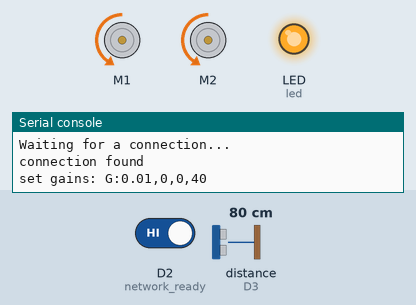
Recording of a program running on a simulated CircuitPython board. On the bench: 2 × DC motor (green arrow = forward, orange = backward, longer = faster), output pins drawn as LEDs (lit = HIGH), the last lines printed to the serial console. Inputs (shaded band) come from the test bench; at power-on: D2 (network_ready) HIGH, distance to the obstacle (sensor on D3) 80 cm. Library files of the repository ran but are not shown: PID.py; pins used as bus, display or sensor lines are not drawn.

Above: at 1.2 s.
1.3 s: D2 (network_ready) driven LOW
At 1.9 s:
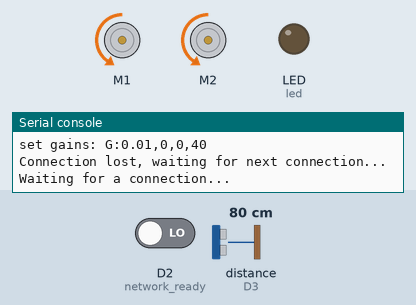
2.8 s: D2 (network_ready) driven HIGH
At 3.8 s:
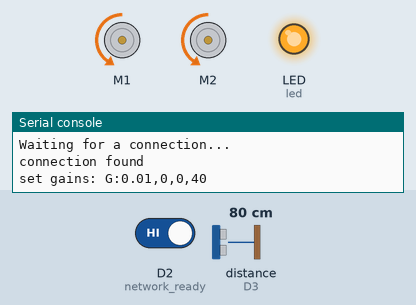
4.3 s: distance to the obstacle (sensor on D3) set to 2 cm
At 4.8 s:
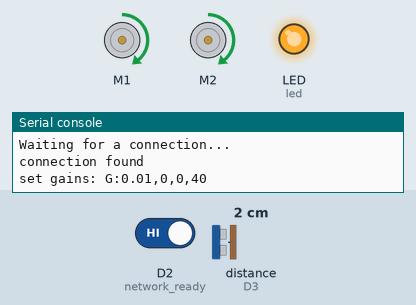
5.9 s: distance to the obstacle (sensor on D3) set to 9 cm
At 7.1 s:
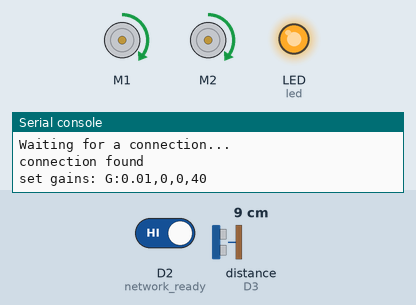
7.5 s: distance to the obstacle (sensor on D3) set to 18 cm
At 8.4 s:
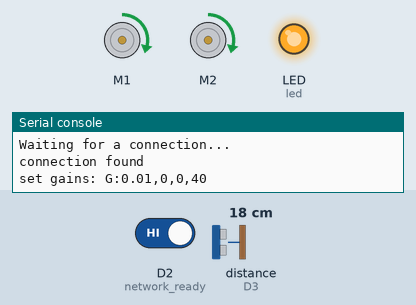
9.1 s: D2 (network_ready) driven LOW
At 10.0 s:
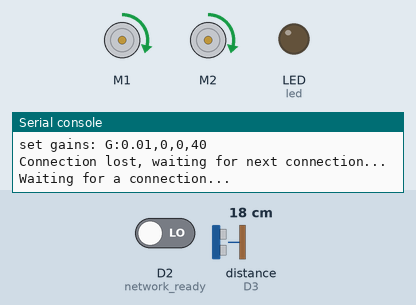
Timing chart, 0 to 11.7 s (numbered marks = the images above; inputs shaded):
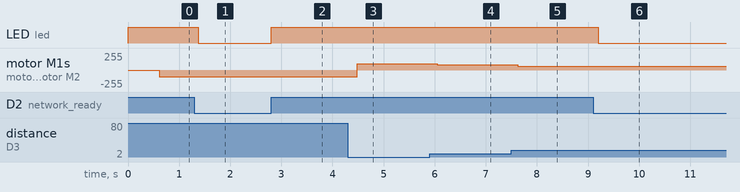

The program:

car-controller.py
```python
import board
import busio
import digitalio
import pwmio
from lib.PID import PID
from adafruit_hcsr04 import HCSR04
import time
from adafruit_motor.motor import DCMotor, SLOW_DECAY
# For most CircuitPython boards:
led = digitalio.DigitalInOut(board.LED)
network_ready = digitalio.DigitalInOut(board.D2)
# For QT Py M0:
# led = digitalio.DigitalInOut(board.SCK)
led.direction = digitalio.Direction.OUTPUT
network_ready.direction = digitalio.Direction.INPUT

uart = busio.UART(board.TX, board.RX, baudrate=115200, timeout=.1)
hcsr04 = HCSR04(board.D4, board.D3)

carPID = PID(0.01, 0, 0, 40, sample_time=None, output_limits=(-1, 1))
carPID.set_auto_mode(False) # wait to enable PID until connected

aIn1 = pwmio.PWMOut(board.D12)
aIn2 = pwmio.PWMOut(board.D11)
bIn1 = pwmio.PWMOut(board.D8)
bIn2 = pwmio.PWMOut(board.D9)
motSleep = digitalio.DigitalInOut(board.D10)
motSleep.direction = digitalio.Direction.OUTPUT
motSleep.value = False

leftMotor = DCMotor(aIn1, aIn2)
rightMotor = DCMotor(bIn1, bIn2)
leftMotor.decay_mode = SLOW_DECAY
rightMotor.decay_mode = SLOW_DECAY

runningMedian = []
MEDIAN_LENGTH = 3

def setMotorSpeed(newSpeed):
    # expects a value between -1 and 1
    # for now drive the two motors equally, might add drift correction w/ compass later
    leftMotor.throttle = newSpeed
    rightMotor.throttle = newSpeed

def computeRunningMedian(newVal):
    runningMedian.append(newVal)
    while len(runningMedian) > MEDIAN_LENGTH:
        runningMedian.pop(0)
    # now compute the median of the new list
    mid = len(runningMedian)//2
    sorted_median = runningMedian.copy()
    sorted_median.sort()
    return (sorted_median[mid] + sorted_median[-(mid+1)])/2

while True:
    print("Waiting for a connection...")
    while not network_ready.value:
        pass
    print("connection found")
    led.value = True # TODO: use neopixel for status
    uart.write(b"\n \n \n") # purge old things that may still be in other side's buffer
    time.sleep(.5)
    uart.write(f'G:{carPID.Kp},{carPID.Ki},{carPID.Kd},{carPID.setpoint}'.encode("ASCII"))
    print(f"set gains: G:{carPID.Kp},{carPID.Ki},{carPID.Kd},{carPID.setpoint}")
    carPID.set_auto_mode(True)
    motSleep.value = True # active low, so enable the motors

    while network_ready.value:
        data = uart.readline()  # read in a websocket communication, if there is one
        # this will also delay by .1 seconds most of the time, by design

        if data is not None:
            try:
                data = data.decode("ASCII")
            except UnicodeError:
                pass # probably a mangled transmission
            else:
                #if the data's fine...
                print(f"Got data: {data}")  #

                if(data.startswith("G:")):
                    dataParsed = []
                    for inStr in data[2:].split(","):
                        # print(f"Now parsing inString: {inStr} into index: {len(dataParsed)}")
                        dataParsed.append(float(inStr))
                    # print(f"Finished parsing, data now: {dataParsed}")
                    carPID.tunings = dataParsed[0:3]
                    carPID.setpoint = dataParsed[3]
                    # reset the i term
                    carPID._integral = 0
                    print(f"Got new gains! Gains now: kP: {carPID.Kp}, kI: {carPID.Ki}, kD: {carPID.Kd}, setpoint: {carPID.setpoint}")
                else:
                    print("Command unknown")

        try:
            distance = hcsr04.distance # may delay up to .1s, by design
        except RuntimeError:
            distance = 400 # out of sensor range
        distance = computeRunningMedian(distance)

        output = carPID(distance)
        setMotorSpeed(output)

        uart.write(f"F:{distance},{distance-carPID.setpoint},{carPID.setpoint},{output},{time.monotonic()}".encode("ASCII"))
        # print(time.monotonic())

    print("Connection lost, waiting for next connection...")
    carPID.set_auto_mode(False) # disable PID until next connection so I term doesn't explode
    motSleep.value = False # active low, so disable the motors
    led.value = False
```

Measured:
- after the input at 1.3 s, LED (led): HIGH → LOW after 0.08 s
- after the input at 2.8 s, LED (led): LOW → HIGH at once
- after the input at 4.3 s, motor M1, motor M2: backward 101/255 → forward 96/255 after 0.19 s
- after the input at 5.9 s, motor M1, motor M2: forward 96/255 → forward 79/255 after 0.15 s
- after the input at 7.5 s, motor M1, motor M2: forward 79/255 → forward 56/255 after 0.12 s
- after the input at 9.1 s, LED (led): HIGH → LOW after 0.10 s
